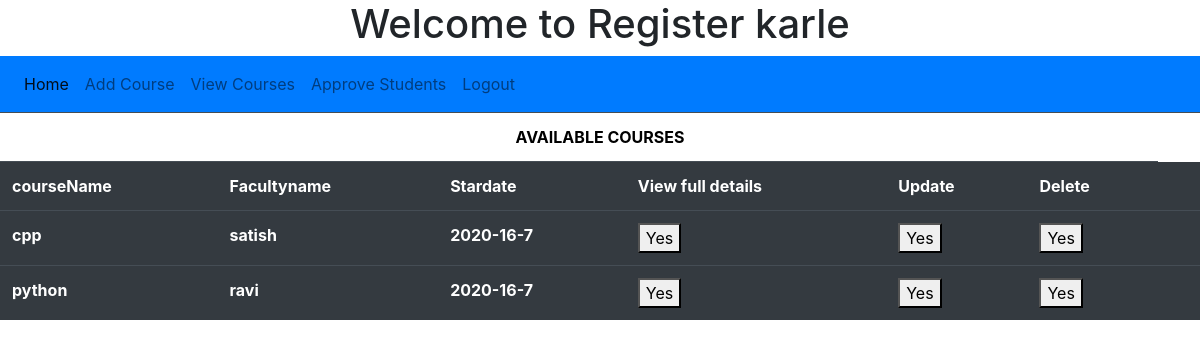
Page /viewcourse/ on the earlier database version.
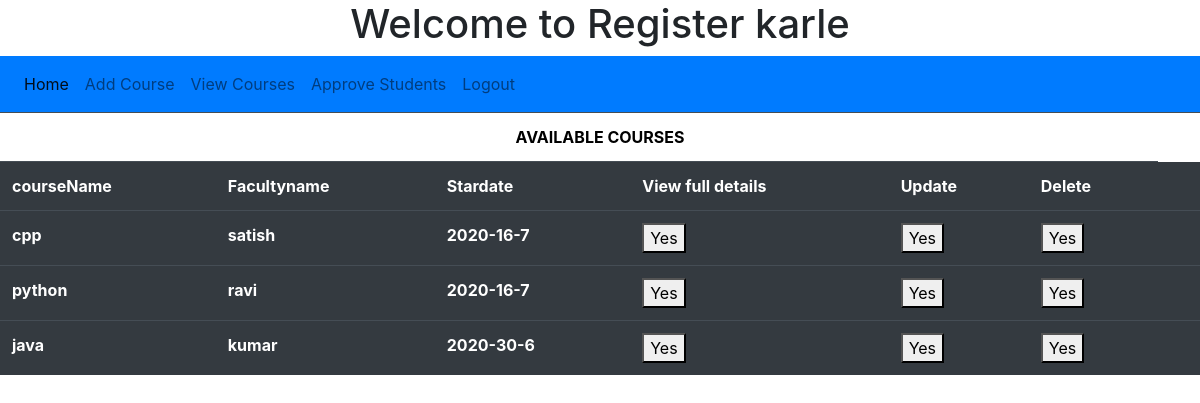
Same page on the later database version.
### app6/models.py (models this page shows)
class CourseModel(models.Model):
    idno = models.AutoField(primary_key=True)
    coursename = models.CharField(max_length=50,unique=True)
    facultyname = models.CharField(max_length=50)
    fees = models.FloatField()
    stardate = models.CharField(max_length=50)
    duration = models.IntegerField()
    classtime = models.TimeField()

### app6/views.py (the view)
# urls.py: path('viewcourse/',views.Courseinfo.as_view(),name="viewcourse"),
class Courseinfo(ListView):
    template_name = "Coursesinfo.html"
    model = CourseModel
    queryset = CourseModel.objects.values('idno','coursename','facultyname','stardate').order_by('idno')

### templates/Coursesinfo.html
{% extends 'adminmainmenu.html' %}
{% block commom %}
<table class="table table-dark">
    <tr><th colspan="7" style="text-align: center;color: black;background-color: white">AVAILABLE COURSES</th></tr>
        <tr>
            <th>courseName</th>
            <th>Facultyname</th>
            <th>Stardate</th>
            <th>View full details</th>
            <th>Update</th>
            <th>Delete</th>
        </tr>
    {% for x in object_list %}
        <tr>
        <th>{{ x.coursename }}</th>
            <th>{{ x.facultyname }}</th>
            <th>{{ x.stardate }}</th>
            <form action="{% url 'full_details' x.idno %}">
                <th><button type="submit">Yes</button></th>
            </form>
             <form action="{% url 'update_course' x.idno %}">
                <th><button type="submit">Yes</button></th>
            </form>
            <form action="{% url 'delete_course' x.idno %}">
                <th><button type="submit">Yes</button></th>
            </form>
        <th>{{ x.salary }}</th>
        </tr>
    {% endfor %}
    </table>
{% endblock %}

Differences in the rows shown:
added CourseModel: coursename "java", facultyname "kumar", stardate "2020-30-6"
